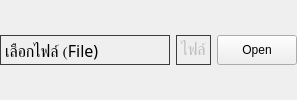
           <widget class="QWidget" name="widget" native="true">
            <layout class="QHBoxLayout" name="horizontalLayout_2">
             <property name="leftMargin">
              <number>0</number>
             </property>
             <property name="topMargin">
              <number>0</number>
             </property>
             <property name="rightMargin">
              <number>0</number>
             </property>
             <property name="bottomMargin">
              <number>0</number>
             </property>
             <item>
              <widget class="QLabel" name="label_6">
               <property name="minimumSize">
                <size>
                 <width>170</width>
                 <height>30</height>
                </size>
               </property>
               <property name="maximumSize">
                <size>
                 <width>170</width>
                 <height>30</height>
                </size>
               </property>
               <property name="font">
                <font>
                 <family>Sarabun</family>
                 <pointsize>12</pointsize>
                </font>
               </property>
               <property name="styleSheet">
                <string notr="true">border: 1px solid rgb(60,60,60);
border-radius: 0px;</string>
               </property>
               <property name="text">
                <string>เลือกไฟล์ (File)</string>
               </property>
              </widget>
             </item>
             <item>
              <widget class="QLabel" name="flieName">
               <property name="minimumSize">
                <size>
                 <width>0</width>
                 <height>30</height>
                </size>
               </property>
               <property name="maximumSize">
                <size>
                 <width>16777215</width>
                 <height>30</height>
                </size>
               </property>
               <property name="font">
                <font>
                 <family>Sarabun</family>
                 <pointsize>12</pointsize>
                </font>
               </property>
               <property name="styleSheet">
                <string notr="true">border: 1px solid rgb(60,60,60);
border-radius: 0px;
color:rgb(190, 190, 190);</string>
               </property>
               <property name="text">
                <string>ไฟล์</string>
               </property>
              </widget>
             </item>
             <item>
              <widget class="QPushButton" name="pushButton">
               <property name="minimumSize">
                <size>
                 <width>80</width>
                 <height>30</height>
                </size>
               </property>
               <property name="maximumSize">
                <size>
                 <width>80</width>
                 <height>30</height>
                </size>
               </property>
               <property name="styleSheet">
                <string notr="true"/>
               </property>
               <property name="text">
                <string>Open</string>
               </property>
               <property name="icon">
                <iconset>
                 <normaloff>icon/icons8-opened-folder-50.png</normaloff>icon/icons8-opened-folder-50.png</iconset>
               </property>
              </widget>
             </item>
            </layout>
           </widget>
